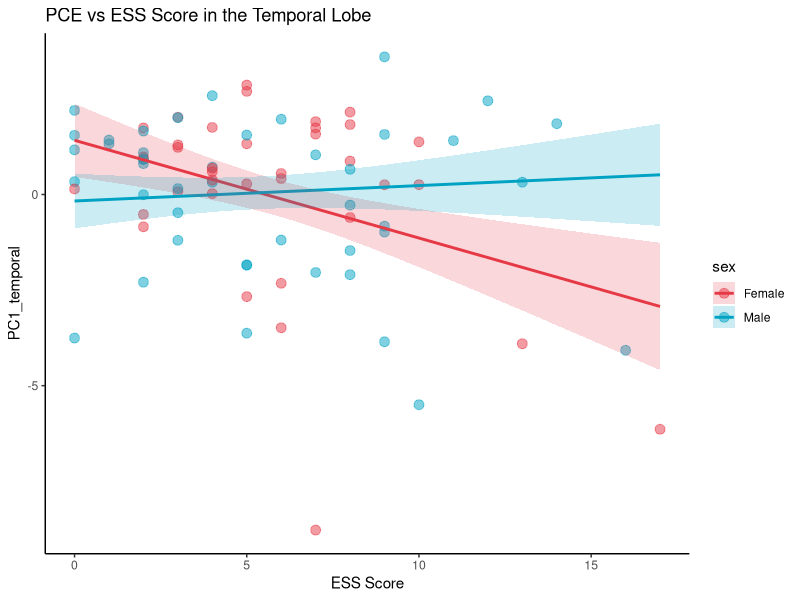

Write the R code that produced this figure.
## ---- chunk 1
library(tidyverse)
library(openxlsx)
library(emmeans)
## ---- chunk 2
MRI <- read.xlsx("Fig4B_Data.xlsx", sheet = "MRI_processed")
Z_score_stats <- read.xlsx("Fig4B_Data.xlsx", sheet = "Z_score_stats")

## ---- chunk 3
custom_contrast <- matrix(c(-1,1), ncol = 1) # defining a custom contrast where fem is -1 and male is 1
rownames(custom_contrast) <- c("Female", "Male")
MRI$sex <- factor(MRI$sex, levels = c("Female", "Male"))
contrasts(MRI$sex) <- custom_contrast

contrasts(MRI$sex)
## ---- chunk 4
formula <- as.formula("PC1_temporal ~ age + age_squared + sex + EPSS + EPSS:sex")

MRI_subset <- na.omit(MRI)

fit1 <- lm(formula, data = MRI_subset) # fit the model

predictions <- emmeans(
  fit1,
  ~ EPSS | sex,
  at = list(
    EPSS = seq(
      min(MRI$EPSS, na.rm = TRUE),
      max(MRI$EPSS, na.rm = TRUE),
      length.out = 100
    )
  ),
  conf.int = TRUE
)

predicted_df <- as.data.frame(predictions) %>%
  mutate(x_original = EPSS * Z_score_stats$sd_EPSS + Z_score_stats$mean_EPSS,
    predicted_original = emmean * Z_score_stats$sd_PC1_temporal + Z_score_stats$mean_PC1_temporal,
    conf_low_original = lower.CL * Z_score_stats$sd_PC1_temporal + Z_score_stats$mean_PC1_temporal,
    conf_high_original = upper.CL * Z_score_stats$sd_PC1_temporal + Z_score_stats$mean_PC1_temporal)

whole_title <- "PCE vs ESS Score in the Temporal Lobe"

plot_roi <- ggplot() +
  geom_point(data = MRI, aes(x = EPSS_original, y = PC1_temporal_original, color = sex), alpha = 0.5, size = 3) +
  geom_line(data = predicted_df, aes(x = x_original, y = predicted_original, color = sex), linewidth = 1) +
  geom_ribbon(data = predicted_df, aes(x = x_original, ymin = conf_low_original, ymax = conf_high_original, fill = sex), alpha = 0.2) +
  
  theme_classic() +
  
  # Uncommenting this section makes it the same dimensions as the one in the paper (since it won't have a legend)
  # theme(
  #   axis.ticks = element_line(linewidth = 0.75),
  #   axis.ticks.length = unit(0.3, "cm"),
  #   axis.line = element_line(linewidth = 0.75),
  #   legend.position = "none"
  # ) +
  
  labs(title = whole_title, x = "ESS Score", y = "PC1_temporal") + 
  
  scale_color_manual(values = c("Male" = "#00A3C4", "Female" = "#E63946")) +
  scale_fill_manual(values = c("Male" = "#00A3C4", "Female" = "#E63946"))
  
print(plot_roi)
